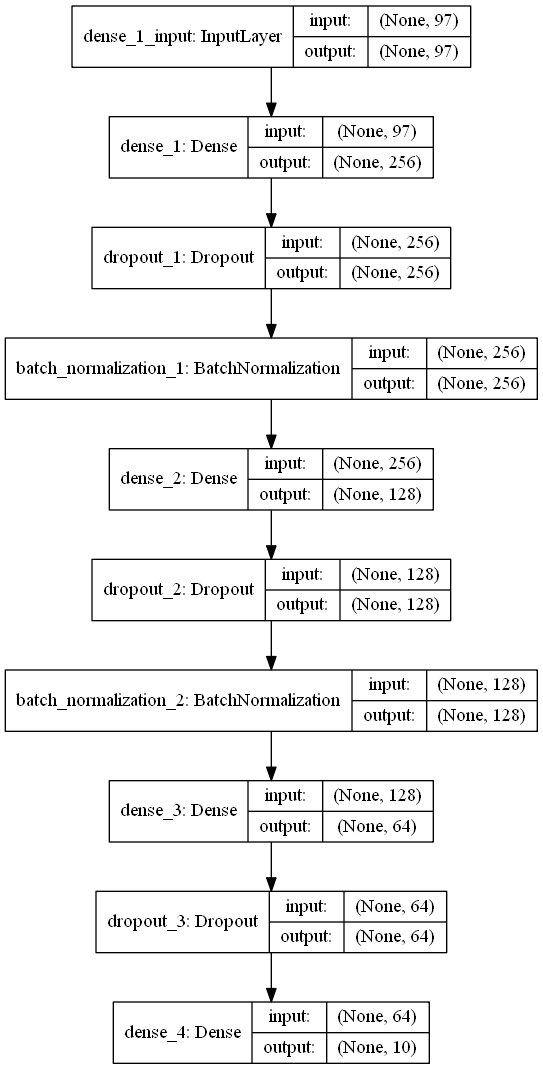

This figure's Python source:
import warnings

import numpy as np
import pandas as pd
from sklearn.model_selection import train_test_split
from sklearn.preprocessing import LabelEncoder, StandardScaler

warnings.filterwarnings('ignore')

# seed
seed_value = 128
import os

os.environ['PYTHONHASHSEED'] = str(seed_value)
import random

random.seed(seed_value)
np.random.seed(seed_value)

data = pd.read_csv('v2/df_features2_test.csv')

genre_list = data.iloc[:, 0]
encoder = LabelEncoder()
y = encoder.fit_transform(genre_list)

X = np.array(data.iloc[:, 1:], dtype=float)
X_train, X_test, y_train, y_test = train_test_split(X, y, test_size=0.2, shuffle=True, random_state=seed_value)

# normalization
std_scale = StandardScaler().fit(X_train)
X_train = std_scale.transform(X_train)
X_test = std_scale.transform(X_test)

from keras import models
from keras import layers

model = models.Sequential()
model.add(layers.Dense(256, activation='relu', input_shape=(X_train.shape[1],)))

model.add(layers.Dropout(0.2))

model.add(layers.BatchNormalization())

model.add(layers.Dense(128, activation='relu'))

model.add(layers.Dropout(0.2))

model.add(layers.BatchNormalization())

model.add(layers.Dense(64, activation='relu'))

model.add(layers.Dropout(0.5))

model.add(layers.Dense(10, activation='softmax'))

model.compile(optimizer='adam',
              loss='sparse_categorical_crossentropy',
              metrics=['accuracy'])

history = model.fit(X_train,
                    y_train,
                    epochs=60,
                    batch_size=128)

test_loss, test_acc = model.evaluate(X_test, y_test)
print(test_acc)

from sklearn.externals import joblib

model.save('model.h5')
joblib.dump(std_scale, 'scale.save')
joblib.dump(encoder, 'encoder.save')

import pydot
import os
os.environ["PATH"] += os.pathsep + 'C:/Program Files (x86)/Graphviz2.38/bin/'
from keras.utils import plot_model
plot_model(model, to_file='model.png', show_shapes=True, show_layer_names=True)
